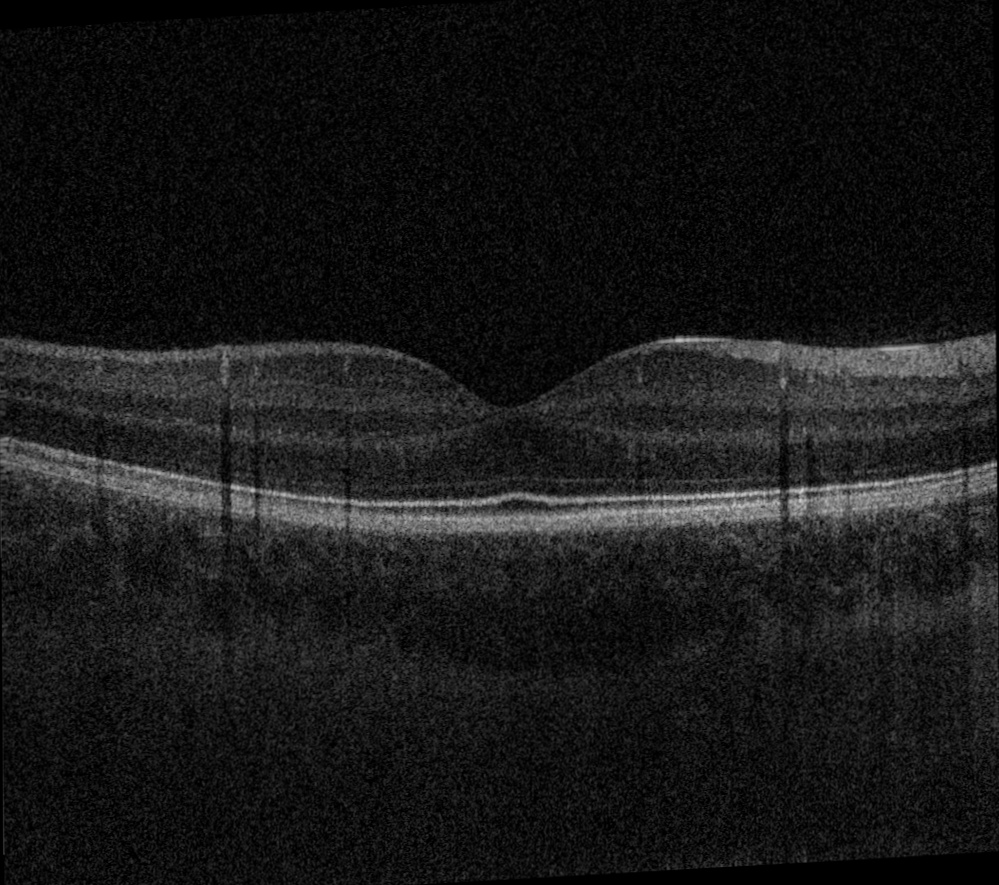
#> input picture images/original.png, 999 x 885 px
$ python optimize1.py
#> lines starting #> are read from the running program, lines starting #| are printed output that depends on the picture
### cost_function/yi.py
import numpy as np
from matplotlib.transforms import Bbox
import numpy as np
from scipy.ndimage import median_filter

def gradient_image_y(input_image):
    # Convert the input image to floating point
    input_image = input_image.astype(np.float32)

    # Remove noise using median filter
    denoised_image = median_filter(input_image, size=3)

    # Compute gradients using central differences along the y-axis
    grad_y = np.gradient(denoised_image, axis=0)

    # Compute gradient magnitude (only along the y-axis)
    gradient_magnitude = np.abs(grad_y)
    return gradient_magnitude


def gen_variance_grid(image, grid_shape):
    h, w = image.shape
    grid_h, grid_w = grid_shape
    grid_variances = np.zeros(grid_shape)
    for i in range(grid_h):
        for j in range(grid_w):
            ymin = i * (h // grid_h)
            ymax = (i + 1) * (h // grid_h)
            xmin = j * (w // grid_w)
            xmax = (j + 1) * (w // grid_w)
            grid = image[ymin:ymax, xmin:xmax]
            grid_variances[i, j] = int(np.var(grid))
    return grid_variances

# [77 lines left out: functions add_worms_to_existing_clew, worm_matrix, binary_image_into_grid, layer_boundary_cost2, clews_intersection_cost_while_merging, more_worms_to_high_variance_area, not called in this run]

### optimize1.py
import numpy as np
import matplotlib.pyplot as plt
import sys
from PIL import Image
from differential_evolution.DE import DE
from cost_function.robbie import straighten_worm
from cost_function.allen import maximise_distances
from cost_function.yi import *
from Camo_Worm import Camo_Worm, Clew
import util
import numpy as np
from matplotlib import pyplot as plt

NUM_WORMS =1                               #add n worm at a time
print("start")
if len(sys.argv) > 1:
    image_path = sys.argv[1]
else:
    image_path = 'images/original.png'
image = np.array(Image.open(image_path).convert('L'))
#> image is the input picture: shape (885, 999); min 0, max 210, mean 24
image = np.flipud(image)
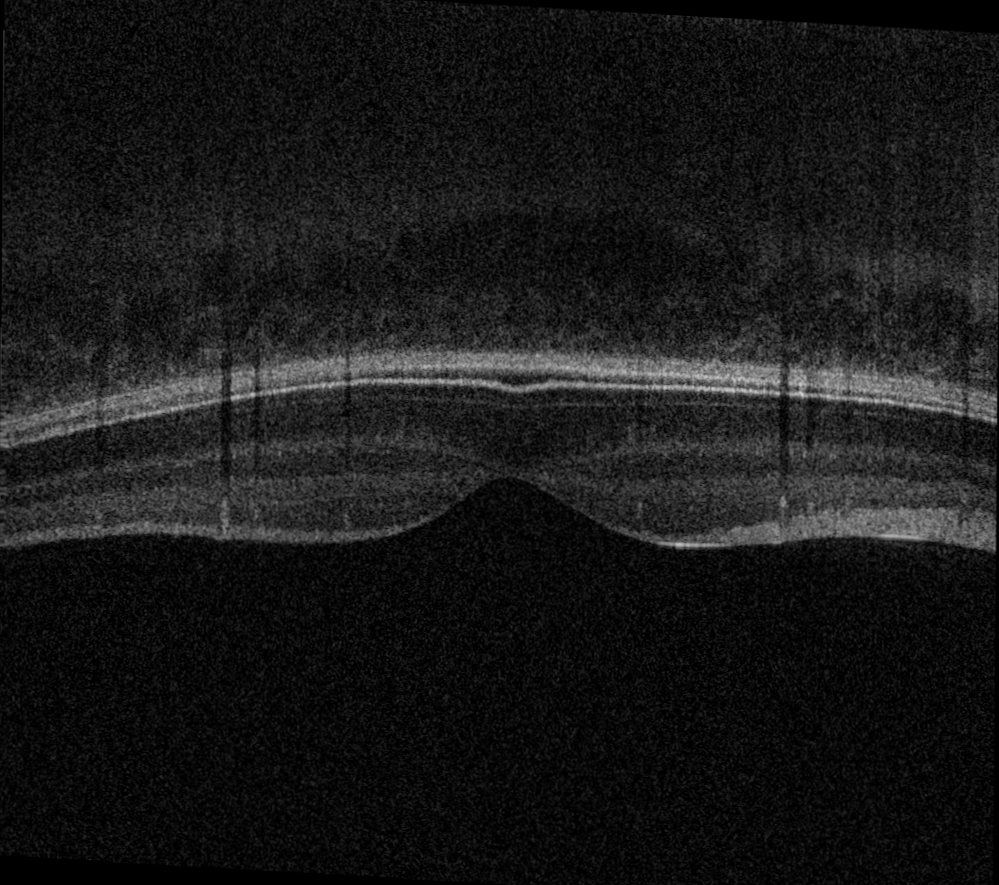
#> image: shape (885, 999); min 0, max 210, mean 24

existing_clew_matrix = np.zeros_like(image, dtype=int)   #clew shown in matrix
print(existing_clew_matrix)
#> (printed output is left out)
# empty_clew = Clew()

def final_cost(clew, image):
    """
    Final cost function that combines the cost functions from Robbie and Allen.
    """

    high_variance_cost=more_worms_to_high_variance_area(clew, grid_variances,image,grid_shape)
    layer_boundary_cost=layer_boundary_cost2(clew,gradient_y,image)
    intersection_cost=clews_intersection_cost_while_merging(clew,existing_clew_matrix,image)
    return layer_boundary_cost+intersection_cost+high_variance_cost

if __name__ == '__main__':
    #################################################################
    gradient_y = gradient_image_y(image)
#> in gradient_image_y, `grad_y = np.gradient(denoised_image, axis=0)`:
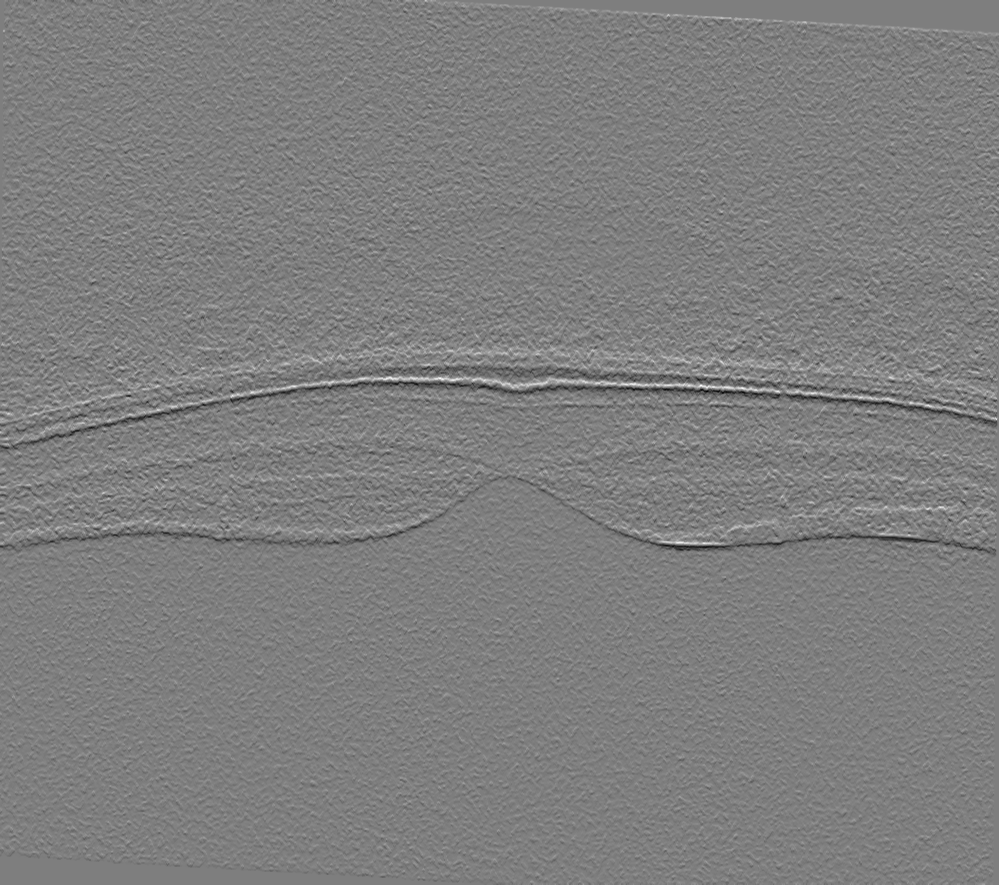
#> grad_y: shape (885, 999) float32; min -47.5, max 48, mean 0; drawn with min black and max white
#> in gradient_image_y, `gradient_magnitude = np.abs(grad_y)`:
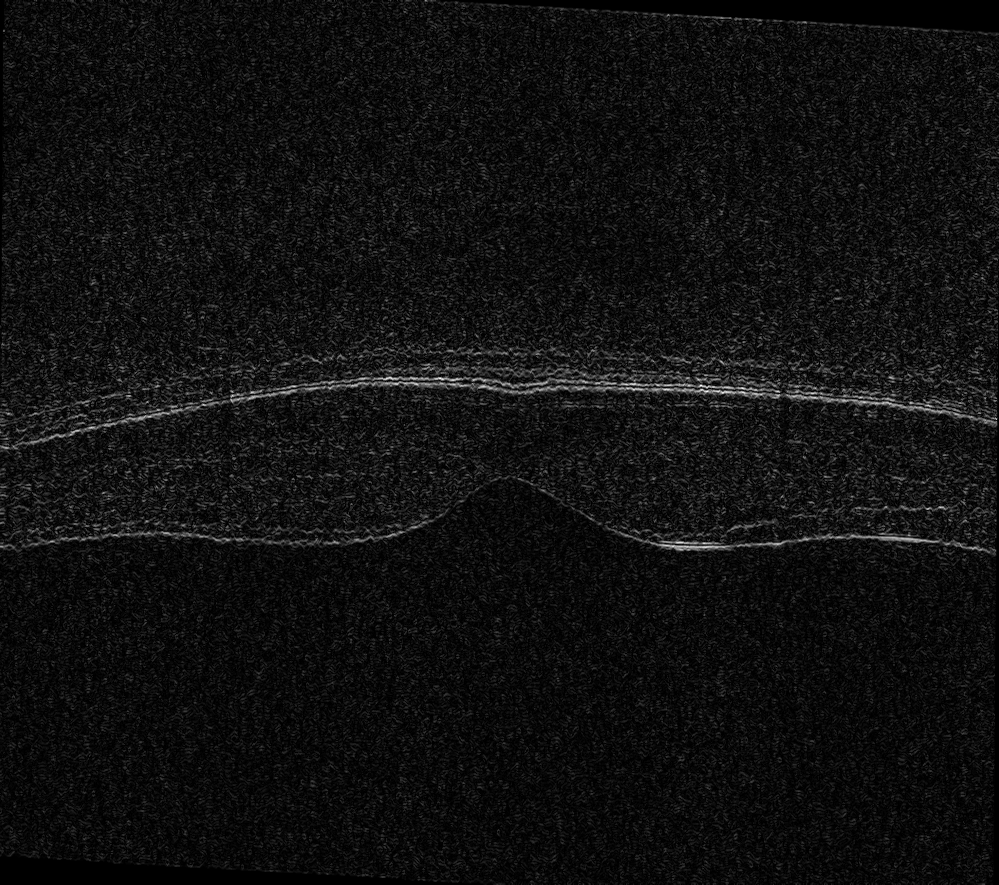
#> gradient_magnitude: shape (885, 999) float32; min 0, max 48, mean 3.1; drawn with min black and max white
    #####################################Z############################
    grid_shape = (10, 3)                        ####  update
    grid_variances = gen_variance_grid(image, grid_shape)
#> after the loop in gen_variance_grid, `for i in range(grid_h):`:
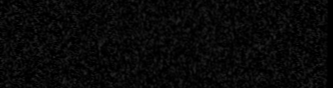
#> grid: shape (88, 333); min 0, max 40, mean 8.7
#> after the loop in gen_variance_grid, `for i in range(grid_h):`: grid_variances = [[80, 94, 135], [87, 91, 110], [144, 134, 167], [197, 303, 297], [1221, 1803, 1812], [401, 324, 671], [553, 203, 1181], [52, 54, 53], [45, 45, 47], [46, 44, 44]]
    print(grid_variances)
#| [[  80.   94.  135.]
#|  [  87.   91.  110.]
#|  [ 144.  134.  167.]
#|  [ 197.  303.  297.]
#|  [1221. 1803. 1812.]
#|  [ 401.  324.  671.]
#|  [ 553.  203. 1181.]
#|  [  52.   54.   53.]
#|  [  45.   45.   47.]
#|  [  46.   44.   44.]]
    variance_max=np.max(grid_variances)
#> variance_max = 1812
    clew_size_for_each_square = np.minimum((grid_variances/100) .astype(int), 6)
#> clew_size_for_each_square = [[0, 0, 1], [0, 0, 1], [1, 1, 1], [1, 3, 2], [6, 6, 6], [4, 3, 6], [5, 2, 6], [0, 0, 0], [0, 0, 0], [0, 0, 0]]
    if clew_size_for_each_square[0][0]==0:
        clew_size_for_each_square[0][0]=1


    horizontal_square_size=image.shape[1]/grid_shape[1]
#> horizontal_square_size = 333

    verticle_square_size=image.shape[0]/grid_shape[0]
#> verticle_square_size = 88.5
    print("clue size", clew_size_for_each_square)
#| clue size [[1 0 1]
#|  [0 0 1]
#|  [1 1 1]
#|  [1 3 2]
#|  [6 6 6]
#|  [4 3 6]
#|  [5 2 6]
#|  [0 0 0]
#|  [0 0 0]
#|  [0 0 0]]
    for m in range(grid_shape[0]):
        for n in range(grid_shape[1]):
            print("m n",m, n)
            class Clew():
                def __init__(self, bounds, vector=None):
                    self.bounds = bounds.astype
                    if vector is not None:
                        self.vector = vector
                    else:
                        self.vector = np.random.uniform(bounds[:, 0], bounds[:, 1])

#> (the run stopped early here; a loop or call above may not have finished)

$ run again, with images/denoised.png copied over images/original.png
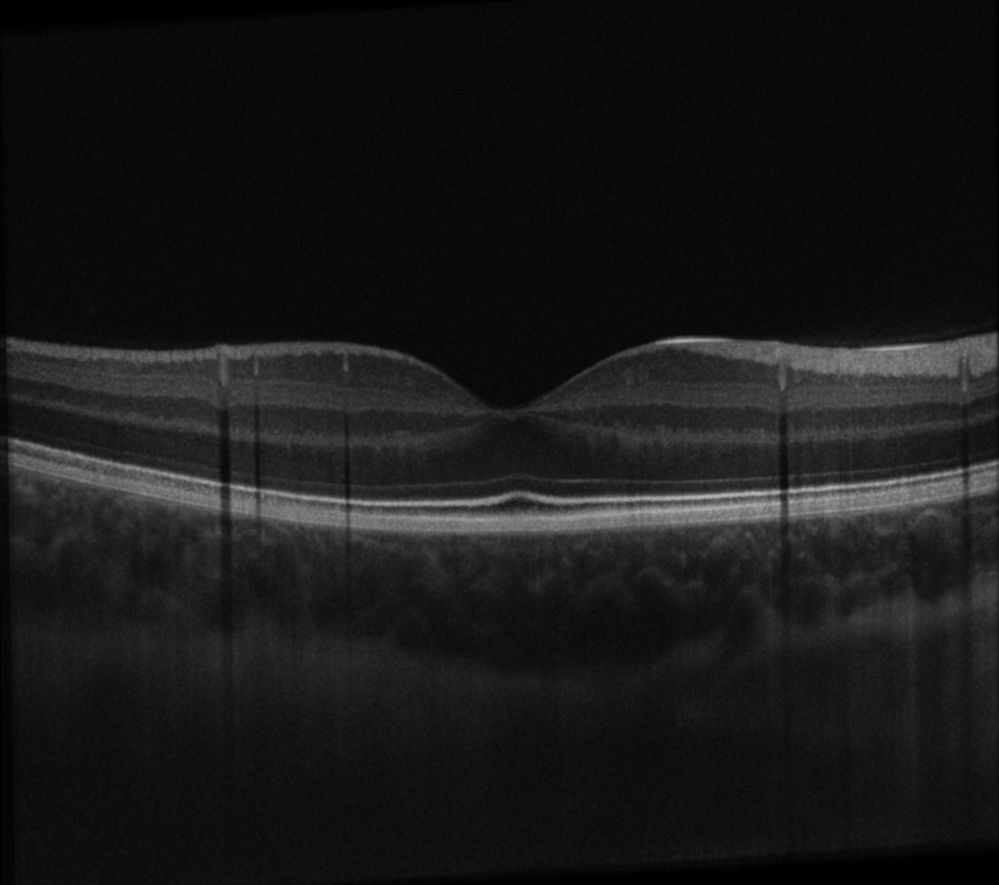
#> input picture images/denoised.png, 999 x 885 px
#> image is the input picture: shape (885, 999); min 0, max 182, mean 24
#> (printed output is left out)
#> in gradient_image_y, `grad_y = np.gradient(denoised_image, axis=0)`:
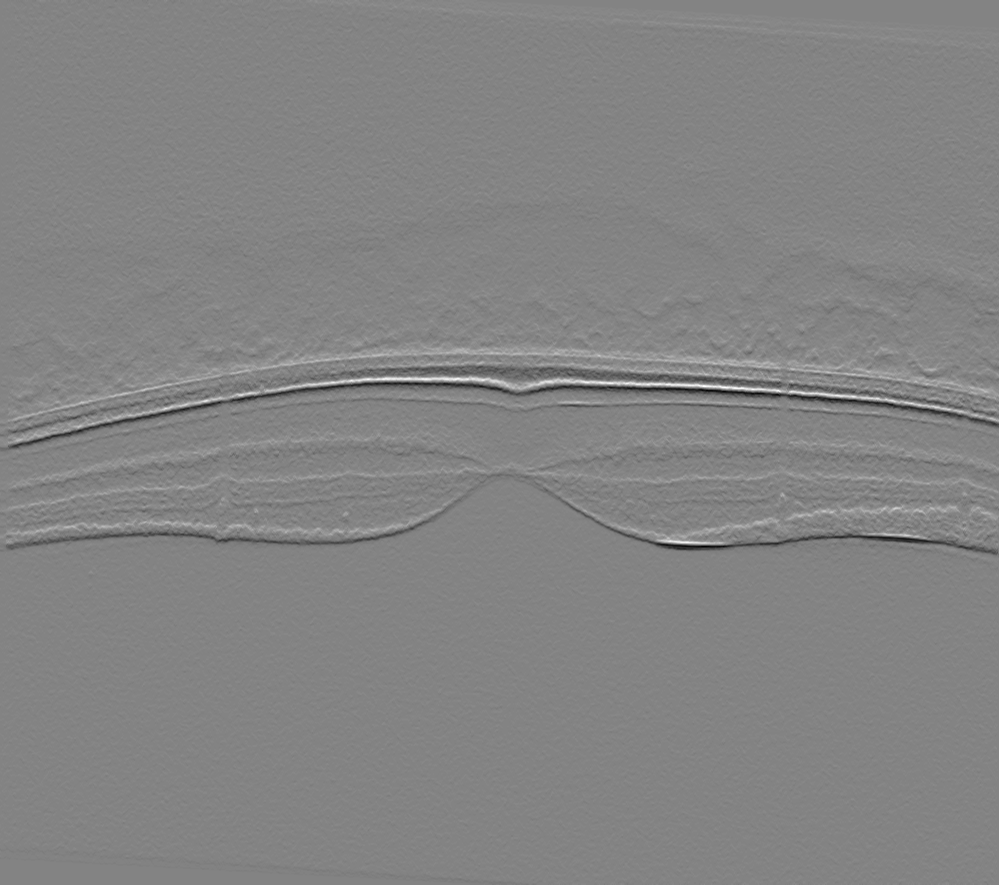
#> grad_y: shape (885, 999) float32; min -38.5, max 36, mean 0; drawn with min black and max white
#> after the loop in gen_variance_grid, `for i in range(grid_h):`:
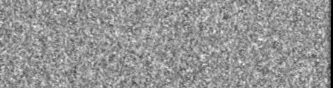
#> grid: shape (88, 333); min 0, max 15, mean 8.72; drawn with min black and max white
#> after the loop in gen_variance_grid, `for i in range(grid_h):`: grid_variances = [[7, 20, 60], [13, 10, 18], [46, 40, 52], [73, 162, 123], [1053, 1644, 1576], [245, 205, 513], [472, 133, 1105], [2, 1, 2], [2, 1, 2], [12, 2, 2]]
#| [[7.000e+00 2.000e+01 6.000e+01]
#|  [1.300e+01 1.000e+01 1.800e+01]
#|  [4.600e+01 4.000e+01 5.200e+01]
#|  [7.300e+01 1.620e+02 1.230e+02]
#|  [1.053e+03 1.644e+03 1.576e+03]
#|  [2.450e+02 2.050e+02 5.130e+02]
#> (further printed lines are left out)
#> variance_max = 1644
#> clew_size_for_each_square = [[0, 0, 0], [0, 0, 0], [0, 0, 0], [0, 1, 1], [6, 6, 6], [2, 2, 5], [4, 1, 6], [0, 0, 0], [0, 0, 0], [0, 0, 0]]
#| clue size [[1 0 0]
#|  [0 0 0]
#|  [0 0 0]
#|  [0 1 1]
#|  [6 6 6]
#|  [2 2 5]
#> (further printed lines are left out)
